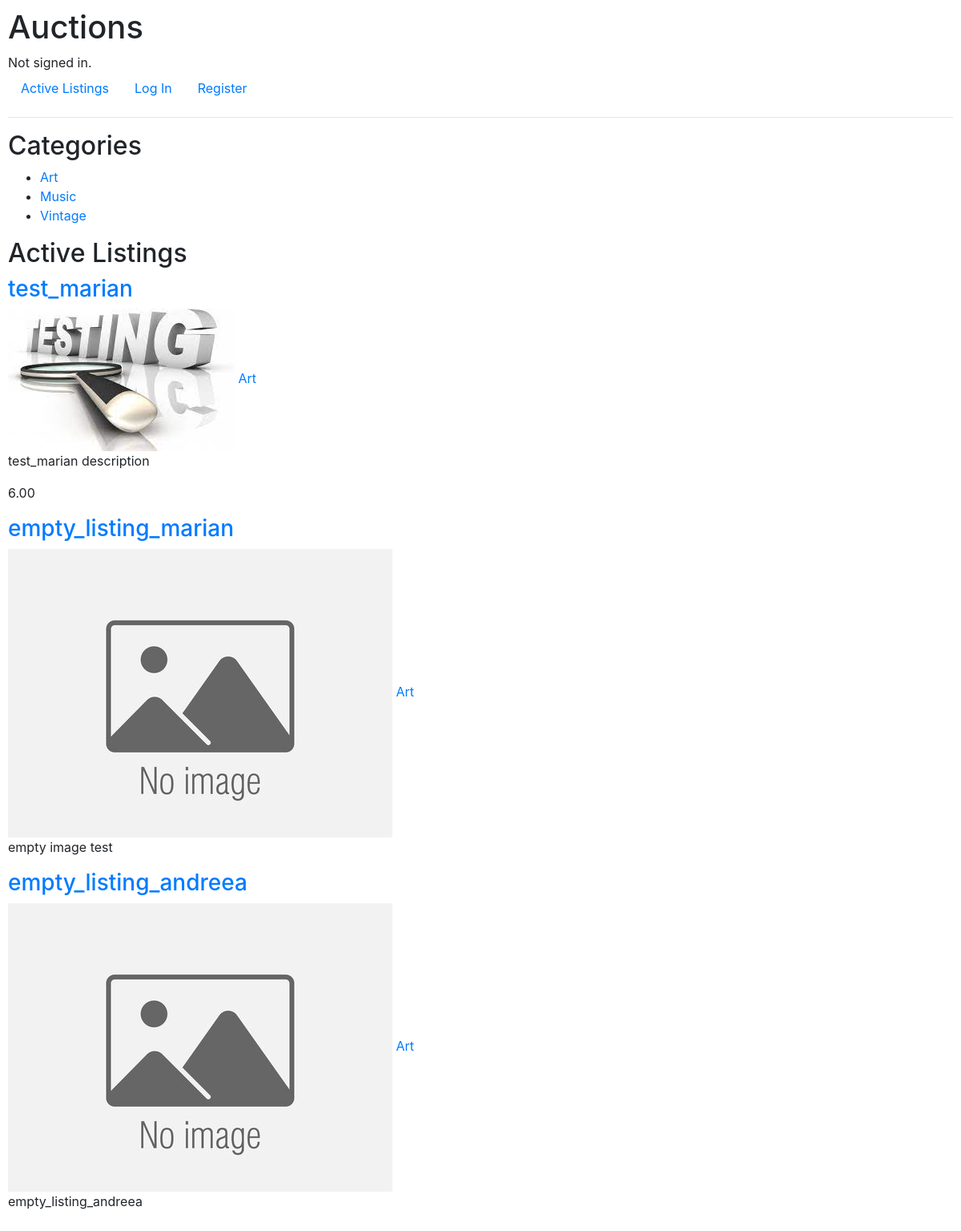
The app's page /categories/Art with its own data.
### auctions/models.py (models this page shows, shortened)
class Category(models.Model):
    name = models.CharField(max_length=50)
    def __str__(self):
        return self.name
    class Meta:
        ordering = ['name']

class Listing(models.Model):
    user = models.ForeignKey(User, on_delete=models.CASCADE, null=False, blank=True)
    title = models.CharField(max_length=64)
    description = models.CharField(max_length=200)
    image = models.FileField(upload_to=image_path, blank=True, null=False)
    starting = models.DecimalField(max_digits=3, decimal_places=2,validators=[MinValueValidator(limit_value=1)], default=1)
    category = models.ForeignKey(Category, on_delete=models.CASCADE, null=True, related_name='category')
    active = models.BooleanField(default=True)
    def image_url(self):
        return self.image.url if self.image else None

class Bid(models.Model):
    user = models.ForeignKey(User, on_delete=models.CASCADE,null=False, blank=True, related_name="user_bid")
    listing = models.ForeignKey(Listing, on_delete=models.CASCADE,null=True, blank=True, related_name="listing_bid")
    bid = models.DecimalField(max_digits=3, decimal_places=2)

### auctions/views.py (the view)
# urls.py: path("categories/<str>", views.category, name="category"),
def category(request, str):
    category = get_object_or_404(Category, name=str)
    listings = Listing.objects.all().filter(category=category)
    return render(request, "auctions/index.html", {
        "listings" : listings,
    })

### auctions/templatetags/show_categories.py (called while the page is built)
@register.inclusion_tag("auctions/category_list.html")
def show_categories(categories):
    categories = Category.objects.all()
    return {"categories": categories}

### auctions/templates/auctions/index.html
{% extends "auctions/layout.html" %}
{% load static %}
{% load show_categories %}
{% block body %}
{% show_categories categories %}
<h2>Active Listings</h2>
    {% for listing in listings %}
    <a href="{% url 'listing' listing.id %}"><h3>{{listing.title}}</h3></a>
        {% if listing.image %}
            <img src="{{listing.image_url}}" alt="{{ listing.title}}">
        {% else %}
            <img src="{{ MEDIA_URL }}uploads/default.jpg" alt="No image">
        {% endif %}
    <a href="{% url 'category' listing.category%}">{{listing.category}}</a>
    <p>{{listing.description}}</p>
    <p>{{listing.listing_bid.last.bid}}</p>
    {% empty %}
        <p>No active listings.</p>
    {% endfor %}
{% endblock %}

### auctions/templates/auctions/category_list.html
{% block body %}
<h2>Categories</h2>
<ul>
    {% for category in categories %}
        <li><a href="{% url 'category' category.name %}">{{category.name}}</a></li>
    {% endfor %}
</ul>
{% endblock %}

### auctions/static/auctions/styles.css (style rules this page uses)
body { padding: 10px; }

### records on screen
Category: name "Art"
Category: name "Music"
Category: name "Vintage"
Listing: title "test_marian", image_url (picture), category "Art", description "test_marian description", listing_bid.last.bid "6.00"
Listing: title "empty_listing_marian", category "Art", description "empty image test"
Listing: title "empty_listing_andreea", category "Art", description "empty_listing_andreea"
